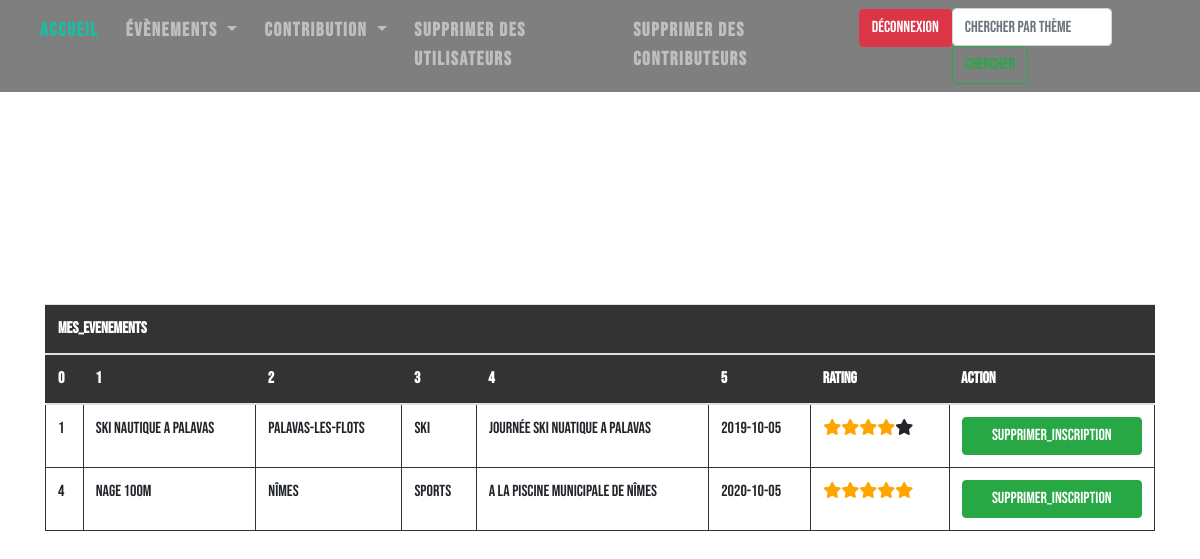
The page /tables/table.php?nom_table=MES_EVENEMENTS (signed in) on the database its author committed.
### tables this page shows
CREATE TABLE EVENEMENT (
	ID_EVENT INT AUTO_INCREMENT,
	ID_CREATEUR INT NOT NULL,
	NOM_EVENT VARCHAR(50),
	ADRESSE VARCHAR(50),
	LONGITUDE FLOAT,
	LATITUDE FLOAT,
	THEME VARCHAR(20),
	DATE_EV DATE,
	DESCRIPTIF TEXT,
	EFFECTIF_MAX INT,
	EFFECTIF_MIN INT,
	INDEX(DATE_EV),
	CONSTRAINT PK_EVENEMENT PRIMARY KEY (ID_EVENT,DATE_EV),
	CONSTRAINT DOM_GPS CHECK (LATITUDE >0 AND LONGITUDE >0),
	CONSTRAINT FK_EVENEMENT_ID_CREATEUR FOREIGN KEY (ID_CREATEUR) REFERENCES UTILISATEUR(ID)  ON DELETE CASCADE,
	CONSTRAINT FK_EVENEMENT_THEME       FOREIGN KEY (THEME)       REFERENCES THEME(NOM_THEME) ON DELETE CASCADE
	);

### bdd_class/bdd_class.php (called while the page is built)
 <?php
    class DataBase
    {
        private $db_pdo;
        private $username   = "root";
        private $dbname     = "HLIN511";
        private $servername = "localhost";
        private $password   = "";
        function __construct()
        {
            try
            {
                $this->db_pdo = new PDO("mysql:host=$this->servername;dbname=$this->dbname",
                                                      $this->username, $this->password);
                $this->db_pdo->setAttribute(PDO::ATTR_ERRMODE, PDO::ERRMODE_EXCEPTION);
            }
            catch(PDOException $e)
            {
                echo "Connection failed: " . $e->getMessage();
            }
        }
        function getPDO(){return $this->db_pdo;}
    }
?>

### tables/table_class.php (the view, shortened to what this page needs)
<?php
class Table
{
    public static function printTableButtonEtEtoiles($nomtable, $nombutton, $resultat_requete, $bdd, $avg)
    {
        $size_col = $resultat_requete->columnCount();
        $premier_ligne = $resultat_requete->fetch();
        echo '<form action="" method="get">';
        echo '<table class="table table-hover" id = "table_generique">';
        echo '<thead>
                <tr>
                   <th colspan="',$size_col+2,'">',$nomtable,'</th>
                </tr>
             ',
                                      (new self)->print_col_names(array_keys($premier_ligne),$size_col*2, true, true),'
             </thead>';
                echo '<tbody>';
                (new self)->print_row_button_etoiles($premier_ligne, $size_col, $nombutton, $bdd, $avg);
                foreach ($resultat_requete as $row)
                {
                    (new self)->print_row_button_etoiles($row, $size_col, $nombutton, $bdd, $avg);
                }
                echo '</tbody>';
                echo '</table>';
                echo '</form>';
    }
    private function print_etoiles($id_evenement, $note, $avg){
        echo '<td>';
        if(!$avg)
        {
            if($note == NULL)
            {
                for($i = 1; $i<6; $i++)
                {
                    echo '<span id="etoile_'.$i.'_ev_'.$id_evenement.'"class="fa fa-star"  onClick="click_etoile(this.id)"></span>';
                }
            }
            else
            {
                for($i = 1; $i<6; $i++)
                {
                    if((int)$note > 0)
                    {
                        echo '<span id="etoile_'.$i.'_ev_'.$id_evenement.'"class="fa fa-star checked"  onClick="click_etoile(this.id)"></span>';
                        $note--;
                    }
                    else
                    {
                        echo '<span id="etoile_'.$i.'_ev_'.$id_evenement.'"class="fa fa-star"  onClick="click_etoile(this.id)"></span>';
                    }
                }
            }
        }
        echo '</td>';
    }
    private function print_row_button_etoiles($ligne, $size, $nombutton, $bdd, $avg)
    {
        if($avg)
        {
            $sql = 'SELECT AVG(NOTE) FROM RATING WHERE ID_EV = '.$ligne[0];
            $resultat = $bdd->getPDO()->query($sql);
            $note = $resultat->fetch();
        }
        else
        {
            $sql = 'SELECT NOTE FROM RATING WHERE ID_EV = '.$ligne[0].' AND ID_UTILISATEUR = '.$_SESSION['user_id'];
            $resultat = $bdd->getPDO()->query($sql);
            $note = $resultat->fetch();
        }
        echo '<tr>';
        for($i = 0; $i<$size; $i++)
        {
            echo '<td>';
            echo $ligne[$i];
            echo '</td>';
        }
        (new self)->print_etoiles($ligne[0], $note[0], $avg);
        echo '<td>';
        echo '<button class="btn btn-success"style="width:100%"" name="'.$nombutton.'" type="submit" value="'.$ligne[0].'">'.$nombutton.'</button>';
        echo '</td>';
        echo '</tr>';
    }
    private function print_col_names($ligne, $size, $button, $etoiles)
    {
        echo '<tr>';
        for($i = 0; $i<$size; $i = $i+2)
        {
            echo '<th onclick=sortTable('.$i/2 .')>';
            echo $ligne[$i];
            echo '</th>';
        }
        if($etoiles)
        {
            echo '<th>';
            echo 'Rating';
            echo '</th>';
        }
        if($button)
        {
            echo '<th>';
            echo 'Action';
            echo '</th>';
        }
        echo '</tr>';
    }
}
?>

### login/style2.css (style rules this page uses)
html { -webkit-background-size: cover; -moz-background-size: cover; -o-background-size: cover; background-size: cover }
.bg { background-image: url(../images/background-2.jpg); }
body { overflow-x: hidden; font-family: 'Bebas Neue', cursive; }
table, td { border: 1px solid #333; }
thead, tfoot { background-color: #333; color: #fff; }

### tables/table.php (style rules this page uses)
th { cursor: pointer; }
.checked { cursor: pointer; color: orange; }
.fa-star { cursor: pointer; }

### rows shown on the page
evenement: ID_EVENT "1", NOM_EVENT "Ski nautique a palavas", ADRESSE "Palavas-les-flots", THEME "SKI", DESCRIPTIF "Journée ski nuatique a palavas", DATE_EV "2019-10-05"
evenement: ID_EVENT "4", NOM_EVENT "Nage 100m", ADRESSE "Nîmes", THEME "SPORTS", DESCRIPTIF "A la piscine municipale de Nîmes", DATE_EV "2020-10-05"

### other values the page prints
$nomtable "MES_EVENEMENTS"
$ligne[$i] "0"
$ligne[$i] "1"
$ligne[$i] "2"
$ligne[$i] "3"
$ligne[$i] "4"
$ligne[$i] "5"
$nombutton "Supprimer_inscription"
